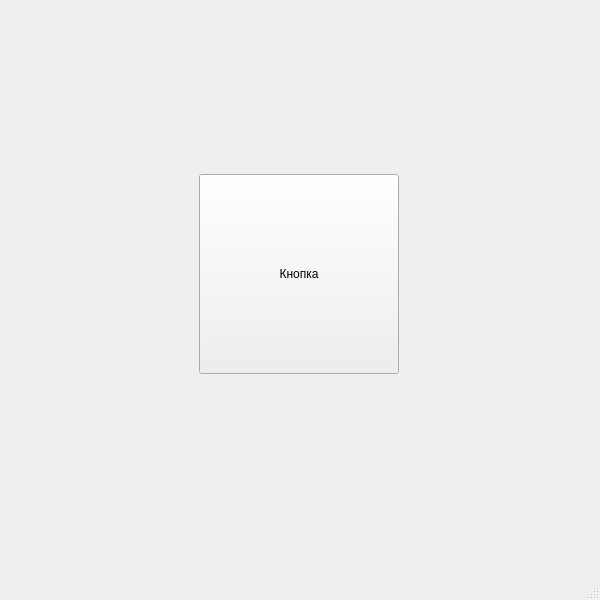
<?xml version="1.0" encoding="UTF-8"?>
<ui version="4.0">
 <class>MainWindow</class>
 <widget class="QMainWindow" name="MainWindow">
  <property name="geometry">
   <rect>
    <x>0</x>
    <y>0</y>
    <width>600</width>
    <height>600</height>
   </rect>
  </property>
  <property name="minimumSize">
   <size>
    <width>600</width>
    <height>600</height>
   </size>
  </property>
  <property name="maximumSize">
   <size>
    <width>600</width>
    <height>600</height>
   </size>
  </property>
  <property name="windowTitle">
   <string>MainWindow</string>
  </property>
  <widget class="QWidget" name="centralwidget">
   <widget class="QPushButton" name="button">
    <property name="geometry">
     <rect>
      <x>199</x>
      <y>174</y>
      <width>200</width>
      <height>200</height>
     </rect>
    </property>
    <property name="minimumSize">
     <size>
      <width>200</width>
      <height>200</height>
     </size>
    </property>
    <property name="maximumSize">
     <size>
      <width>200</width>
      <height>200</height>
     </size>
    </property>
    <property name="text">
     <string>Кнопка</string>
    </property>
   </widget>
  </widget>
  <widget class="QMenuBar" name="menubar">
   <property name="geometry">
    <rect>
     <x>0</x>
     <y>0</y>
     <width>600</width>
     <height>26</height>
    </rect>
   </property>
  </widget>
  <widget class="QStatusBar" name="statusbar"/>
 </widget>
 <resources/>
 <connections/>
</ui>
